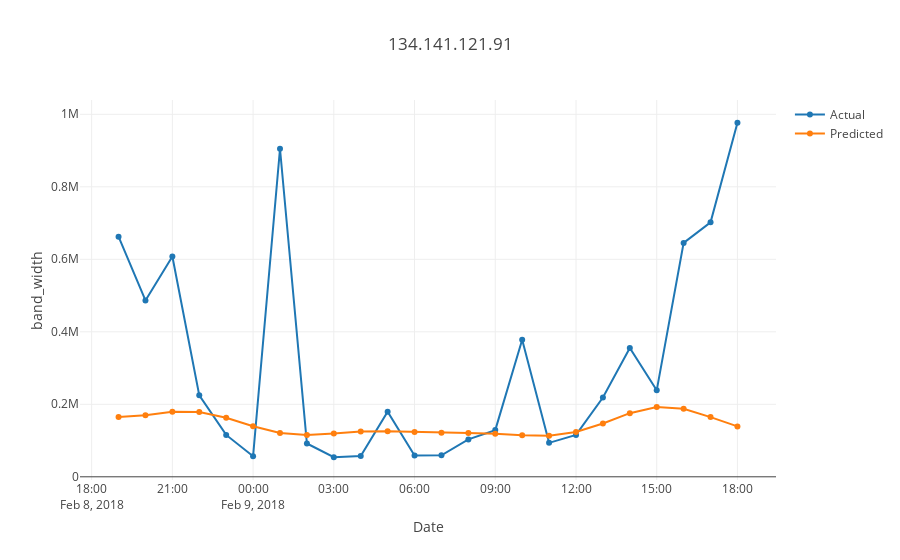

This figure's notebook cell:
### Code cell
s='134.141.121.91'
tt = prophet_df[prophet_df.source==s]
plot_test1(tt.ds,tt.y,tt.yhat,s)
